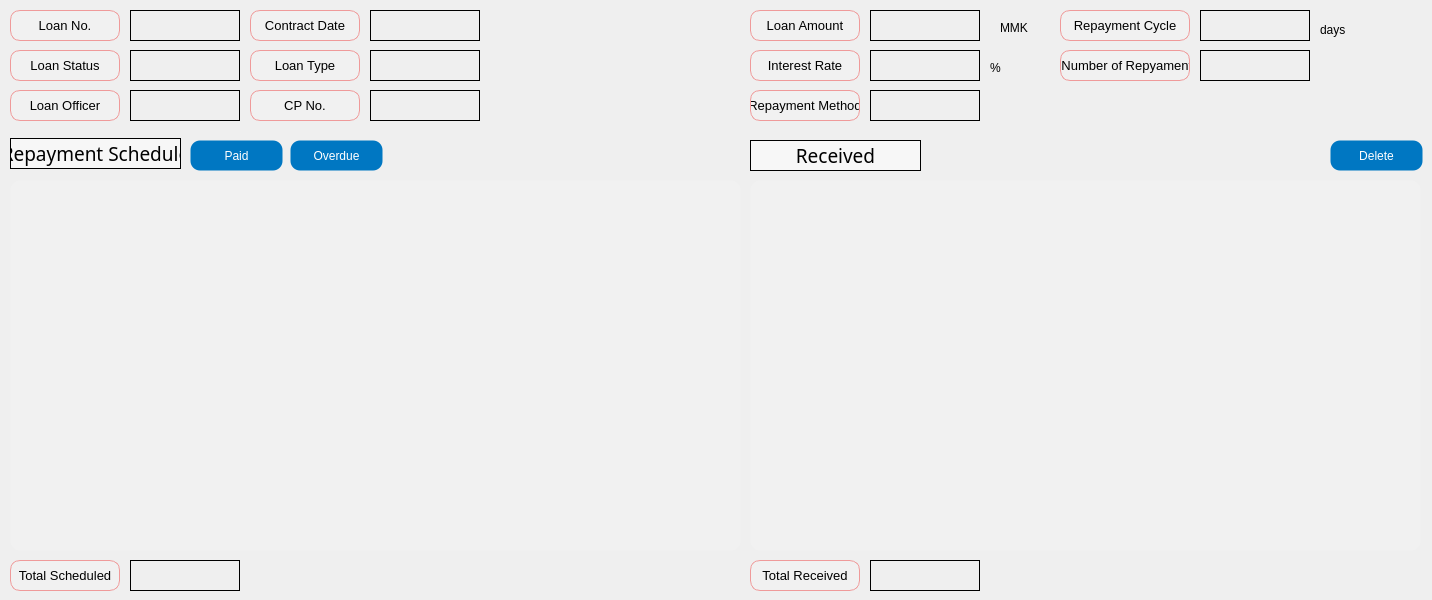
    <widget class="QWidget" name="tab_2">
     <attribute name="title">
      <string>Repayment Management</string>
     </attribute>
     <widget class="QPushButton" name="deleteButton">
      <property name="geometry">
       <rect>
        <x>1330</x>
        <y>140</y>
        <width>93</width>
        <height>31</height>
       </rect>
      </property>
      <property name="styleSheet">
       <string notr="true">QPushButton {
    background-color: #0077c2;
    color: white;
    border: 1px solid transparent;
    border-radius: 10px;
    padding: 5px 10px;
}

QPushButton:hover {
    border: 1px solid white;
}

QPushButton:pressed {
    background-color: #005f9e;
    padding-top: 6px;
    padding-bottom: 4px;
}

QPushButton:disabled {
    background-color: lightgray;
    color: gray;
    border: 1px solid gray;
}
</string>
      </property>
      <property name="text">
       <string>Delete</string>
      </property>
     </widget>
     <widget class="QLabel" name="label_16">
      <property name="geometry">
       <rect>
        <x>10</x>
        <y>138</y>
        <width>171</width>
        <height>31</height>
       </rect>
      </property>
      <property name="font">
       <font>
        <family>Agency FB</family>
        <pointsize>14</pointsize>
       </font>
      </property>
      <property name="styleSheet">
       <string notr="true">background-color:rgb(247, 247, 247)</string>
      </property>
      <property name="frameShape">
       <enum>QFrame::Box</enum>
      </property>
      <property name="text">
       <string>Repayment Schedule</string>
      </property>
      <property name="alignment">
       <set>Qt::AlignCenter</set>
      </property>
     </widget>
     <widget class="QTableView" name="repaymentScheduleTable">
      <property name="geometry">
       <rect>
        <x>10</x>
        <y>180</y>
        <width>731</width>
        <height>371</height>
       </rect>
      </property>
      <property name="styleSheet">
       <string notr="true">background-color: #f1f1f1;
border: 1px solid transparent;
border-radius: 10px;</string>
      </property>
     </widget>
     <widget class="QTableView" name="receivedTable">
      <property name="geometry">
       <rect>
        <x>750</x>
        <y>180</y>
        <width>671</width>
        <height>371</height>
       </rect>
      </property>
      <property name="styleSheet">
       <string notr="true">background-color: #f1f1f1;
border: 1px solid transparent;
border-radius: 10px;</string>
      </property>
     </widget>
     <widget class="QPushButton" name="paidButton">
      <property name="geometry">
       <rect>
        <x>190</x>
        <y>140</y>
        <width>93</width>
        <height>31</height>
       </rect>
      </property>
      <property name="styleSheet">
       <string notr="true">QPushButton {
    background-color: #0077c2;
    color: white;
    border: 1px solid transparent;
    border-radius: 10px;
    padding: 5px 10px;
}

QPushButton:hover {
    border: 1px solid white;
}

QPushButton:pressed {
    background-color: #005f9e;
    padding-top: 6px;
    padding-bottom: 4px;
}

QPushButton:disabled {
    background-color: lightgray;
    color: gray;
    border: 1px solid gray;
}
</string>
      </property>
      <property name="text">
       <string>Paid</string>
      </property>
     </widget>
     <widget class="QLabel" name="label_17">
      <property name="geometry">
       <rect>
        <x>750</x>
        <y>140</y>
        <width>171</width>
        <height>31</height>
       </rect>
      </property>
      <property name="font">
       <font>
        <family>Agency FB</family>
        <pointsize>14</pointsize>
       </font>
      </property>
      <property name="styleSheet">
       <string notr="true">background-color:rgb(247, 247, 247)</string>
      </property>
      <property name="frameShape">
       <enum>QFrame::Box</enum>
      </property>
      <property name="text">
       <string>Received</string>
      </property>
      <property name="alignment">
       <set>Qt::AlignCenter</set>
      </property>
     </widget>
     <widget class="QLabel" name="label_124">
      <property name="geometry">
       <rect>
        <x>10</x>
        <y>560</y>
        <width>110</width>
        <height>31</height>
       </rect>
      </property>
      <property name="minimumSize">
       <size>
        <width>110</width>
        <height>0</height>
       </size>
      </property>
      <property name="maximumSize">
       <size>
        <width>110</width>
        <height>16777215</height>
       </size>
      </property>
      <property name="font">
       <font>
        <pointsize>10</pointsize>
       </font>
      </property>
      <property name="styleSheet">
       <string notr="true">background-color:rgb(241, 241, 241);
border: 1px solid #ef9a9a;
border-radius: 10px;</string>
      </property>
      <property name="frameShape">
       <enum>QFrame::Box</enum>
      </property>
      <property name="text">
       <string>Total Scheduled</string>
      </property>
      <property name="alignment">
       <set>Qt::AlignCenter</set>
      </property>
     </widget>
     <widget class="QLabel" name="totalScheduled">
      <property name="geometry">
       <rect>
        <x>130</x>
        <y>560</y>
        <width>110</width>
        <height>31</height>
       </rect>
      </property>
      <property name="minimumSize">
       <size>
        <width>110</width>
        <height>0</height>
       </size>
      </property>
      <property name="maximumSize">
       <size>
        <width>110</width>
        <height>16777215</height>
       </size>
      </property>
      <property name="styleSheet">
       <string notr="true">QLabel {
    border: 1px solid black;
    background-color: transparent;
    color: black;
}

QLabel:disabled {
    border: 1px solid lightgray;
    background-color: lightgray;
    color: lightgray;
}
</string>
      </property>
      <property name="frameShape">
       <enum>QFrame::Box</enum>
      </property>
      <property name="text">
       <string/>
      </property>
     </widget>
     <widget class="QLabel" name="totalReceived">
      <property name="geometry">
       <rect>
        <x>870</x>
        <y>560</y>
        <width>110</width>
        <height>31</height>
       </rect>
      </property>
      <property name="minimumSize">
       <size>
        <width>110</width>
        <height>0</height>
       </size>
      </property>
      <property name="maximumSize">
       <size>
        <width>110</width>
        <height>16777215</height>
       </size>
      </property>
      <property name="styleSheet">
       <string notr="true">QLabel {
    border: 1px solid black;
    background-color: transparent;
    color: black;
}

QLabel:disabled {
    border: 1px solid lightgray;
    background-color: lightgray;
    color: lightgray;
}
</string>
      </property>
      <property name="frameShape">
       <enum>QFrame::Box</enum>
      </property>
      <property name="text">
       <string/>
      </property>
     </widget>
     <widget class="QLabel" name="label_127">
      <property name="geometry">
       <rect>
        <x>750</x>
        <y>560</y>
        <width>110</width>
        <height>31</height>
       </rect>
      </property>
      <property name="minimumSize">
       <size>
        <width>110</width>
        <height>0</height>
       </size>
      </property>
      <property name="maximumSize">
       <size>
        <width>110</width>
        <height>16777215</height>
       </size>
      </property>
      <property name="font">
       <font>
        <pointsize>10</pointsize>
       </font>
      </property>
      <property name="styleSheet">
       <string notr="true">background-color:rgb(241, 241, 241);
border: 1px solid #ef9a9a;
border-radius: 10px;</string>
      </property>
      <property name="frameShape">
       <enum>QFrame::Box</enum>
      </property>
      <property name="text">
       <string>Total Received</string>
      </property>
      <property name="alignment">
       <set>Qt::AlignCenter</set>
      </property>
     </widget>
     <widget class="QLabel" name="interestRate">
      <property name="geometry">
       <rect>
        <x>870</x>
        <y>50</y>
        <width>110</width>
        <height>31</height>
       </rect>
      </property>
      <property name="minimumSize">
       <size>
        <width>110</width>
        <height>0</height>
       </size>
      </property>
      <property name="maximumSize">
       <size>
        <width>110</width>
        <height>16777215</height>
       </size>
      </property>
      <property name="styleSheet">
       <string notr="true">QLabel {
    border: 1px solid black;
    background-color: transparent;
    color: black;
}

QLabel:disabled {
    border: 1px solid lightgray;
    background-color: lightgray;
    color: lightgray;
}
</string>
      </property>
      <property name="frameShape">
       <enum>QFrame::Box</enum>
      </property>
      <property name="text">
       <string/>
      </property>
     </widget>
     <widget class="QLabel" name="repaymentMethod">
      <property name="geometry">
       <rect>
        <x>870</x>
        <y>90</y>
        <width>110</width>
        <height>31</height>
       </rect>
      </property>
      <property name="minimumSize">
       <size>
        <width>110</width>
        <height>0</height>
       </size>
      </property>
      <property name="maximumSize">
       <size>
        <width>110</width>
        <height>16777215</height>
       </size>
      </property>
      <property name="styleSheet">
       <string notr="true">QLabel {
    border: 1px solid black;
    background-color: transparent;
    color: black;
}

QLabel:disabled {
    border: 1px solid lightgray;
    background-color: lightgray;
    color: lightgray;
}
</string>
      </property>
      <property name="frameShape">
       <enum>QFrame::Box</enum>
      </property>
      <property name="text">
       <string/>
      </property>
     </widget>
     <widget class="QLabel" name="loanAmount">
      <property name="geometry">
       <rect>
        <x>870</x>
        <y>10</y>
        <width>110</width>
        <height>31</height>
       </rect>
      </property>
      <property name="minimumSize">
       <size>
        <width>110</width>
        <height>0</height>
       </size>
      </property>
      <property name="maximumSize">
       <size>
        <width>110</width>
        <height>16777215</height>
       </size>
      </property>
      <property name="styleSheet">
       <string notr="true">QLabel {
    border: 1px solid black;
    background-color: transparent;
    color: black;
}

QLabel:disabled {
    border: 1px solid lightgray;
    background-color: lightgray;
    color: lightgray;
}
</string>
      </property>
      <property name="frameShape">
       <enum>QFrame::Box</enum>
      </property>
      <property name="text">
       <string/>
      </property>
     </widget>
     <widget class="QLabel" name="label_44">
      <property name="geometry">
       <rect>
        <x>10</x>
        <y>50</y>
        <width>110</width>
        <height>31</height>
       </rect>
      </property>
      <property name="minimumSize">
       <size>
        <width>110</width>
        <height>0</height>
       </size>
      </property>
      <property name="maximumSize">
       <size>
        <width>110</width>
        <height>16777215</height>
       </size>
      </property>
      <property name="font">
       <font>
        <pointsize>10</pointsize>
       </font>
      </property>
      <property name="styleSheet">
       <string notr="true">background-color:rgb(241, 241, 241);
border: 1px solid #ef9a9a;
border-radius: 10px;</string>
      </property>
      <property name="frameShape">
       <enum>QFrame::Box</enum>
      </property>
      <property name="text">
       <string>Loan Status</string>
      </property>
      <property name="alignment">
       <set>Qt::AlignCenter</set>
      </property>
     </widget>
     <widget class="QLabel" name="cpNumber">
      <property name="geometry">
       <rect>
        <x>370</x>
        <y>90</y>
        <width>110</width>
        <height>31</height>
       </rect>
      </property>
      <property name="minimumSize">
       <size>
        <width>110</width>
        <height>0</height>
       </size>
      </property>
      <property name="maximumSize">
       <size>
        <width>110</width>
        <height>16777215</height>
       </size>
      </property>
      <property name="styleSheet">
       <string notr="true">QLabel {
    border: 1px solid black;
    background-color: transparent;
    color: black;
}

QLabel:disabled {
    border: 1px solid lightgray;
    background-color: lightgray;
    color: lightgray;
}
</string>
      </property>
      <property name="frameShape">
       <enum>QFrame::Box</enum>
      </property>
      <property name="text">
       <string/>
      </property>
     </widget>
     <widget class="QLabel" name="label_35">
      <property name="geometry">
       <rect>
        <x>750</x>
        <y>50</y>
        <width>110</width>
        <height>31</height>
       </rect>
      </property>
      <property name="minimumSize">
       <size>
        <width>110</width>
        <height>0</height>
       </size>
      </property>
      <property name="maximumSize">
       <size>
        <width>110</width>
        <height>16777215</height>
       </size>
      </property>
      <property name="font">
       <font>
        <pointsize>10</pointsize>
       </font>
      </property>
      <property name="styleSheet">
       <string notr="true">background-color:rgb(241, 241, 241);
border: 1px solid #ef9a9a;
border-radius: 10px;</string>
      </property>
      <property name="frameShape">
       <enum>QFrame::Box</enum>
      </property>
      <property name="text">
       <string>Interest Rate</string>
      </property>
      <property name="alignment">
       <set>Qt::AlignCenter</set>
      </property>
     </widget>
     <widget class="QLabel" name="numberOfRepayment">
      <property name="geometry">
       <rect>
        <x>1200</x>
        <y>50</y>
        <width>110</width>
        <height>31</height>
       </rect>
      </property>
      <property name="minimumSize">
       <size>
        <width>110</width>
        <height>0</height>
       </size>
      </property>
      <property name="maximumSize">
       <size>
        <width>110</width>
        <height>16777215</height>
       </size>
      </property>
      <property name="styleSheet">
       <string notr="true">QLabel {
    border: 1px solid black;
    background-color: transparent;
    color: black;
}

QLabel:disabled {
    border: 1px solid lightgray;
    background-color: lightgray;
    color: lightgray;
}
</string>
      </property>
      <property name="frameShape">
       <enum>QFrame::Box</enum>
      </property>
      <property name="text">
       <string/>
      </property>
     </widget>
     <widget class="QLabel" name="label_70">
      <property name="geometry">
       <rect>
        <x>250</x>
        <y>10</y>
        <width>110</width>
        <height>31</height>
       </rect>
      </property>
      <property name="minimumSize">
       <size>
        <width>110</width>
        <height>0</height>
       </size>
      </property>
      <property name="maximumSize">
       <size>
        <width>110</width>
        <height>16777215</height>
       </size>
      </property>
      <property name="font">
       <font>
        <pointsize>10</pointsize>
       </font>
      </property>
      <property name="styleSheet">
       <string notr="true">background-color:rgb(241, 241, 241);
border: 1px solid #ef9a9a;
border-radius: 10px;</string>
      </property>
      <property name="frameShape">
       <enum>QFrame::Box</enum>
      </property>
      <property name="text">
       <string>Contract Date</string>
      </property>
      <property name="alignment">
       <set>Qt::AlignCenter</set>
      </property>
     </widget>
     <widget class="QLabel" name="label_33">
      <property name="geometry">
       <rect>
        <x>750</x>
        <y>10</y>
        <width>110</width>
        <height>31</height>
       </rect>
      </property>
      <property name="minimumSize">
       <size>
        <width>110</width>
        <height>0</height>
       </size>
      </property>
      <property name="maximumSize">
       <size>
        <width>110</width>
        <height>16777215</height>
       </size>
      </property>
      <property name="font">
       <font>
        <pointsize>10</pointsize>
       </font>
      </property>
      <property name="styleSheet">
       <string notr="true">background-color:rgb(241, 241, 241);
border: 1px solid #ef9a9a;
border-radius: 10px;</string>
      </property>
      <property name="frameShape">
       <enum>QFrame::Box</enum>
      </property>
      <property name="text">
       <string>Loan Amount</string>
      </property>
      <property name="alignment">
       <set>Qt::AlignCenter</set>
      </property>
     </widget>
     <widget class="QLabel" name="repaymentCycle">
      <property name="geometry">
       <rect>
        <x>1200</x>
        <y>10</y>
        <width>110</width>
        <height>31</height>
       </rect>
      </property>
      <property name="minimumSize">
       <size>
        <width>110</width>
        <height>0</height>
       </size>
      </property>
      <property name="maximumSize">
       <size>
        <width>110</width>
        <height>16777215</height>
       </size>
      </property>
      <property name="styleSheet">
       <string notr="true">QLabel {
    border: 1px solid black;
    background-color: transparent;
    color: black;
}

QLabel:disabled {
    border: 1px solid lightgray;
    background-color: lightgray;
    color: lightgray;
}
</string>
      </property>
      <property name="frameShape">
       <enum>QFrame::Box</enum>
      </property>
      <property name="text">
       <string/>
      </property>
     </widget>
     <widget class="QLabel" name="loanOfficer">
      <property name="geometry">
       <rect>
        <x>130</x>
        <y>90</y>
        <width>110</width>
        <height>31</height>
       </rect>
      </property>
      <property name="minimumSize">
       <size>
        <width>110</width>
        <height>0</height>
       </size>
      </property>
      <property name="maximumSize">
       <size>
        <width>110</width>
        <height>16777215</height>
       </size>
      </property>
      <property name="styleSheet">
       <string notr="true">QLabel {
    border: 1px solid black;
    background-color: transparent;
    color: black;
}

QLabel:disabled {
    border: 1px solid lightgray;
    background-color: lightgray;
    color: lightgray;
}
</string>
      </property>
      <property name="frameShape">
       <enum>QFrame::Box</enum>
      </property>
      <property name="text">
       <string/>
      </property>
     </widget>
     <widget class="QLabel" name="loanType">
      <property name="geometry">
       <rect>
        <x>370</x>
        <y>50</y>
        <width>110</width>
        <height>31</height>
       </rect>
      </property>
      <property name="minimumSize">
       <size>
        <width>110</width>
        <height>0</height>
       </size>
      </property>
      <property name="maximumSize">
       <size>
        <width>110</width>
        <height>16777215</height>
       </size>
      </property>
      <property name="styleSheet">
       <string notr="true">QLabel {
    border: 1px solid black;
    background-color: transparent;
    color: black;
}

QLabel:disabled {
    border: 1px solid lightgray;
    background-color: lightgray;
    color: lightgray;
}
</string>
      </property>
      <property name="frameShape">
       <enum>QFrame::Box</enum>
      </property>
      <property name="text">
       <string/>
      </property>
     </widget>
     <widget class="QLabel" name="contractDate">
      <property name="geometry">
       <rect>
        <x>370</x>
        <y>10</y>
        <width>110</width>
        <height>31</height>
       </rect>
      </property>
      <property name="minimumSize">
       <size>
        <width>110</width>
        <height>0</height>
       </size>
      </property>
      <property name="maximumSize">
       <size>
        <width>110</width>
        <height>16777215</height>
       </size>
      </property>
      <property name="styleSheet">
       <string notr="true">QLabel {
    border: 1px solid black;
    background-color: transparent;
    color: black;
}

QLabel:disabled {
    border: 1px solid lightgray;
    background-color: lightgray;
    color: lightgray;
}
</string>
      </property>
      <property name="frameShape">
       <enum>QFrame::Box</enum>
      </property>
      <property name="text">
       <string/>
      </property>
     </widget>
     <widget class="QLabel" name="label_37">
      <property name="geometry">
       <rect>
        <x>10</x>
        <y>90</y>
        <width>110</width>
        <height>31</height>
       </rect>
      </property>
      <property name="minimumSize">
       <size>
        <width>110</width>
        <height>0</height>
       </size>
      </property>
      <property name="maximumSize">
       <size>
        <width>110</width>
        <height>16777215</height>
       </size>
      </property>
      <property name="font">
       <font>
        <pointsize>10</pointsize>
       </font>
      </property>
      <property name="styleSheet">
       <string notr="true">background-color:rgb(241, 241, 241);
border: 1px solid #ef9a9a;
border-radius: 10px;</string>
      </property>
      <property name="frameShape">
       <enum>QFrame::Box</enum>
      </property>
      <property name="text">
       <string>Loan Officer</string>
      </property>
      <property name="alignment">
       <set>Qt::AlignCenter</set>
      </property>
     </widget>
     <widget class="QLabel" name="loanNumber">
      <property name="geometry">
       <rect>
        <x>130</x>
        <y>10</y>
        <width>110</width>
        <height>31</height>
       </rect>
      </property>
      <property name="minimumSize">
       <size>
        <width>110</width>
        <height>0</height>
       </size>
      </property>
      <property name="maximumSize">
       <size>
        <width>110</width>
        <height>16777215</height>
       </size>
      </property>
      <property name="styleSheet">
       <string notr="true">QLabel {
    border: 1px solid black;
    background-color: transparent;
    color: black;
}

QLabel:disabled {
    border: 1px solid lightgray;
    background-color: lightgray;
    color: lightgray;
}
</string>
      </property>
      <property name="frameShape">
       <enum>QFrame::Box</enum>
      </property>
      <property name="text">
       <string/>
      </property>
     </widget>
     <widget class="QLabel" name="label_73">
      <property name="geometry">
       <rect>
        <x>750</x>
        <y>90</y>
        <width>110</width>
        <height>31</height>
       </rect>
      </property>
      <property name="minimumSize">
       <size>
        <width>110</width>
        <height>0</height>
       </size>
      </property>
      <property name="maximumSize">
       <size>
        <width>110</width>
        <height>16777215</height>
       </size>
      </property>
      <property name="font">
       <font>
        <pointsize>10</pointsize>
       </font>
      </property>
      <property name="styleSheet">
       <string notr="true">background-color:rgb(241, 241, 241);
border: 1px solid #ef9a9a;
border-radius: 10px;</string>
      </property>
      <property name="frameShape">
       <enum>QFrame::Box</enum>
      </property>
      <property name="text">
       <string>Repayment Method</string>
      </property>
      <property name="alignment">
       <set>Qt::AlignCenter</set>
      </property>
     </widget>
     <widget class="QLabel" name="label_75">
      <property name="geometry">
       <rect>
        <x>250</x>
        <y>90</y>
        <width>110</width>
        <height>31</height>
       </rect>
      </property>
      <property name="minimumSize">
       <size>
        <width>110</width>
        <height>0</height>
       </size>
      </property>
      <property name="maximumSize">
       <size>
        <width>110</width>
        <height>16777215</height>
       </size>
      </property>
      <property name="font">
       <font>
        <pointsize>10</pointsize>
       </font>
      </property>
      <property name="styleSheet">
       <string notr="true">background-color:rgb(241, 241, 241);
border: 1px solid #ef9a9a;
border-radius: 10px;</string>
      </property>
      <property name="frameShape">
       <enum>QFrame::Box</enum>
      </property>
      <property name="text">
       <string>CP No.</string>
      </property>
      <property name="alignment">
       <set>Qt::AlignCenter</set>
      </property>
     </widget>
     <widget class="QLabel" name="label_42">
      <property name="geometry">
       <rect>
        <x>1060</x>
        <y>50</y>
        <width>130</width>
        <height>31</height>
       </rect>
      </property>
      <property name="minimumSize">
       <size>
        <width>130</width>
        <height>0</height>
       </size>
      </property>
      <property name="maximumSize">
       <size>
        <width>130</width>
        <height>16777215</height>
       </size>
      </property>
      <property name="font">
       <font>
        <pointsize>10</pointsize>
       </font>
      </property>
      <property name="styleSheet">
       <string notr="true">background-color:rgb(241, 241, 241);
border: 1px solid #ef9a9a;
border-radius: 10px;</string>
      </property>
      <property name="frameShape">
       <enum>QFrame::Box</enum>
      </property>
      <property name="text">
       <string> Number of Repyament</string>
      </property>
      <property name="alignment">
       <set>Qt::AlignCenter</set>
      </property>
     </widget>
     <widget class="QLabel" name="label_80">
      <property name="geometry">
       <rect>
        <x>990</x>
        <y>60</y>
        <width>16</width>
        <height>16</height>
       </rect>
      </property>
      <property name="text">
       <string>%</string>
      </property>
     </widget>
     <widget class="QLabel" name="label_40">
      <property name="geometry">
       <rect>
        <x>1060</x>
        <y>10</y>
        <width>130</width>
        <height>31</height>
       </rect>
      </property>
      <property name="minimumSize">
       <size>
        <width>130</width>
        <height>0</height>
       </size>
      </property>
      <property name="maximumSize">
       <size>
        <width>130</width>
        <height>16777215</height>
       </size>
      </property>
      <property name="font">
       <font>
        <pointsize>10</pointsize>
       </font>
      </property>
      <property name="styleSheet">
       <string notr="true">background-color:rgb(241, 241, 241);
border: 1px solid #ef9a9a;
border-radius: 10px;</string>
      </property>
      <property name="frameShape">
       <enum>QFrame::Box</enum>
      </property>
      <property name="text">
       <string>Repayment Cycle</string>
      </property>
      <property name="alignment">
       <set>Qt::AlignCenter</set>
      </property>
     </widget>
     <widget class="QLabel" name="loanStatus">
      <property name="geometry">
       <rect>
        <x>130</x>
        <y>50</y>
        <width>110</width>
        <height>31</height>
       </rect>
      </property>
      <property name="minimumSize">
       <size>
        <width>110</width>
        <height>0</height>
       </size>
      </property>
      <property name="maximumSize">
       <size>
        <width>110</width>
        <height>16777215</height>
       </size>
      </property>
      <property name="styleSheet">
       <string notr="true">QLabel {
    border: 1px solid black;
    background-color: transparent;
    color: black;
}

QLabel:disabled {
    border: 1px solid lightgray;
    background-color: lightgray;
    color: lightgray;
}
</string>
      </property>
      <property name="frameShape">
       <enum>QFrame::Box</enum>
      </property>
      <property name="text">
       <string/>
      </property>
     </widget>
     <widget class="QLabel" name="label_72">
      <property name="geometry">
       <rect>
        <x>250</x>
        <y>50</y>
        <width>110</width>
        <height>31</height>
       </rect>
      </property>
      <property name="minimumSize">
       <size>
        <width>110</width>
        <height>0</height>
       </size>
      </property>
      <property name="maximumSize">
       <size>
        <width>110</width>
        <height>16777215</height>
       </size>
      </property>
      <property name="font">
       <font>
        <pointsize>10</pointsize>
       </font>
      </property>
      <property name="styleSheet">
       <string notr="true">background-color:rgb(241, 241, 241);
border: 1px solid #ef9a9a;
border-radius: 10px;</string>
      </property>
      <property name="frameShape">
       <enum>QFrame::Box</enum>
      </property>
      <property name="text">
       <string>Loan Type</string>
      </property>
      <property name="alignment">
       <set>Qt::AlignCenter</set>
      </property>
     </widget>
     <widget class="QLabel" name="label_24">
      <property name="geometry">
       <rect>
        <x>10</x>
        <y>10</y>
        <width>110</width>
        <height>31</height>
       </rect>
      </property>
      <property name="minimumSize">
       <size>
        <width>110</width>
        <height>0</height>
       </size>
      </property>
      <property name="maximumSize">
       <size>
        <width>110</width>
        <height>16777215</height>
       </size>
      </property>
      <property name="font">
       <font>
        <pointsize>10</pointsize>
       </font>
      </property>
      <property name="styleSheet">
       <string notr="true">background-color:rgb(241, 241, 241);
border: 1px solid #ef9a9a;
border-radius: 10px;</string>
      </property>
      <property name="frameShape">
       <enum>QFrame::Box</enum>
      </property>
      <property name="text">
       <string>Loan No.</string>
      </property>
      <property name="alignment">
       <set>Qt::AlignCenter</set>
      </property>
     </widget>
     <widget class="QLabel" name="label_139">
      <property name="geometry">
       <rect>
        <x>1320</x>
        <y>20</y>
        <width>31</width>
        <height>20</height>
       </rect>
      </property>
      <property name="text">
       <string>days</string>
      </property>
     </widget>
     <widget class="QLabel" name="label_71">
      <property name="geometry">
       <rect>
        <x>1000</x>
        <y>20</y>
        <width>41</width>
        <height>16</height>
       </rect>
      </property>
      <property name="text">
       <string>MMK</string>
      </property>
     </widget>
     <widget class="QPushButton" name="overdueButton">
      <property name="geometry">
       <rect>
        <x>290</x>
        <y>140</y>
        <width>93</width>
        <height>31</height>
       </rect>
      </property>
      <property name="styleSheet">
       <string notr="true">QPushButton {
    background-color: #0077c2;
    color: white;
    border: 1px solid transparent;
    border-radius: 10px;
    padding: 5px 10px;
}

QPushButton:hover {
    border: 1px solid white;
}

QPushButton:pressed {
    background-color: #005f9e;
    padding-top: 6px;
    padding-bottom: 4px;
}

QPushButton:disabled {
    background-color: lightgray;
    color: gray;
    border: 1px solid gray;
}
</string>
      </property>
      <property name="text">
       <string>Overdue</string>
      </property>
     </widget>
    </widget>
